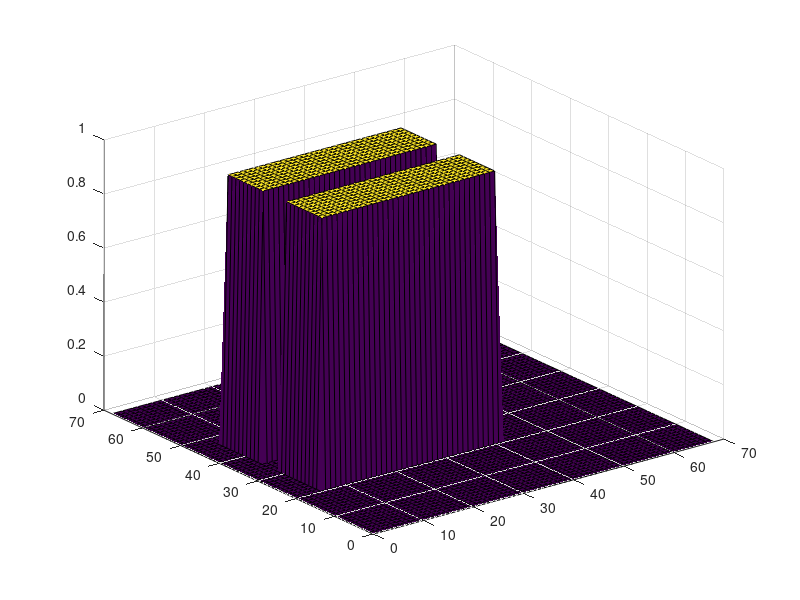

Recreate this plot in MATLAB.
% This is the main script to be run by the "Transient Behavior of simple
% RC circuits".
clear all

% define the number of cells per mm 
CELL_MM = 2;
% define capacitor size in mm
CAP_WIDTH = 4.5;
CAP_HEIGTH = 17;
% define wire width
WIRE_WIDTH = 7;

% Hard coded draw cirquit using an area = 2 * CAP_HEIGTH

% define work area
lengthA = int32(CAP_HEIGTH*2 * CELL_MM);
Area(lengthA,lengthA) = 0;
% draw the capacitor in the center
center = lengthA / 2
width_cell = CAP_WIDTH * CELL_MM;
heigth_cell = CAP_HEIGTH * CELL_MM;

% Draw capacitor
	%left side
cap_left_limit = int32(center - lengthA(1)*.05 - width_cell)
cap_right_limit = int32(center - lengthA(1)*.05)
cap_up_limit = int32(lengthA*.1)
cap_down_limit = int32(lengthA*.1 + heigth_cell)
Area( cap_left_limit:cap_right_limit , cap_up_limit:cap_down_limit  ) = 1;
	%right side
cap_right_limit = int32(center + lengthA(1)*.05 + width_cell)
cap_left_limit = int32(center + lengthA(1)*.05)
Area( cap_left_limit:cap_right_limit , cap_up_limit:cap_down_limit  ) = 1;

%draw Area capacitor
x = linspace(0,lengthA, lengthA);
y = x;
[X,Y] = meshgrid(x,y);
surf(X,Y,Area);
